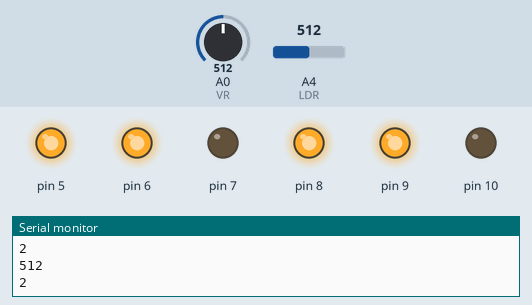
Recording of a sketch running on a simulated Arduino Uno, built with avr-gcc and run on an emulated ATmega328P. Shown: output pins drawn as LEDs (lit = HIGH), the last lines printed to the serial monitor. The test bench sets the inputs (shaded band); at power-on: A0 (VR) = 512, A4 (LDR) = 512.

Above: at 1.8 s.
1.9 s: A0 (VR) set to 489
At 2.7 s:
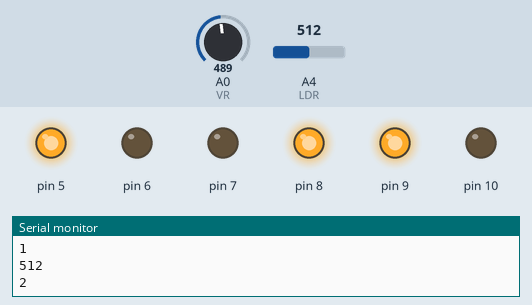
3.5 s: A4 (LDR) set to 480
At 5.2 s:
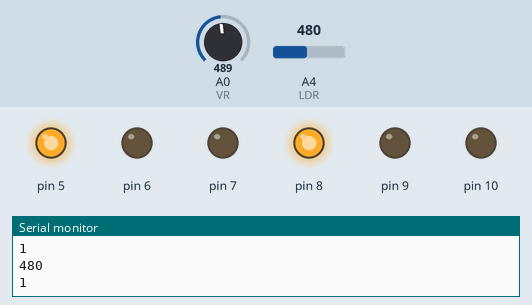
5.5 s: A0 (VR) set to 511
At 6.9 s:
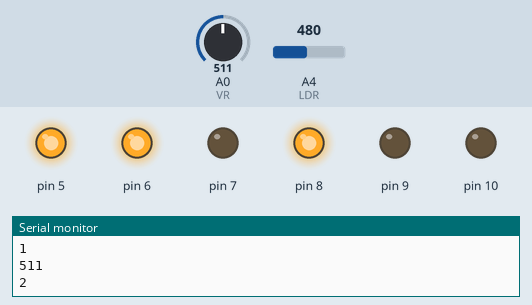
7.5 s: A4 (LDR) set to 900
At 8.5 s:
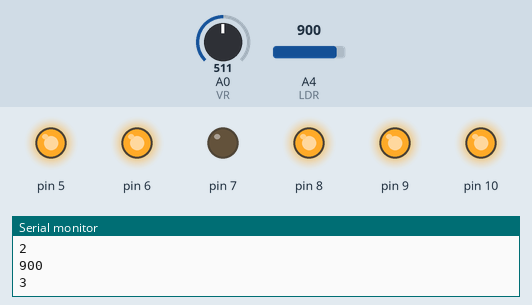
9.5 s: A0 (VR) set to 306
At 11.2 s:
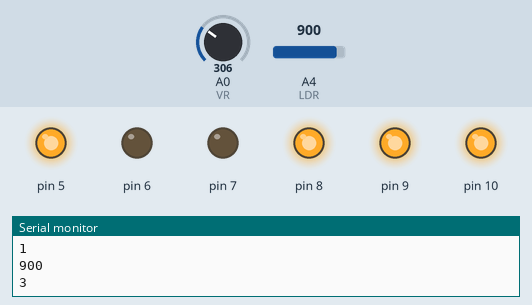
11.5 s: A0 (VR) set to 1023
At 12.7 s:
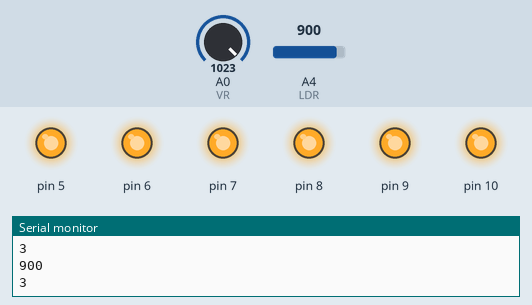
Timing chart, 0 to 14.5 s (numbered marks = the images above; inputs shaded):
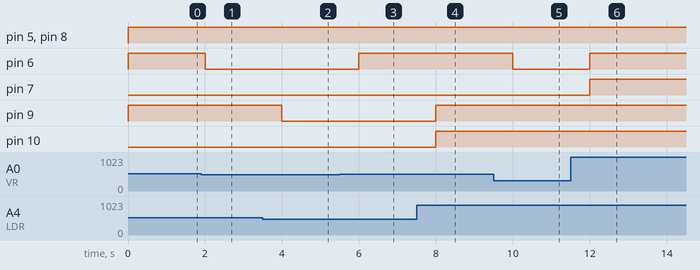

Measured:
- the behaviour switches between 500 and 499 on A0 (VR) (found by bisection; images 0 and 1)
- the behaviour switches between 495 and 494 on A4 (LDR) (found by bisection; images 1 and 2)
- after the input at 1.9 s, pin 6: HIGH → LOW after 0.10 s
- after the input at 3.5 s, pin 9: HIGH → LOW after 0.50 s
- after the input at 5.5 s, pin 6: LOW → HIGH after 0.50 s
- after the input at 7.5 s, pin 9, pin 10: LOW → HIGH after 0.50 s
- after the input at 9.5 s, pin 6: HIGH → LOW after 0.50 s
- after the input at 11.5 s, pin 6, pin 7: LOW → HIGH after 0.50 s

The sketch:

7.5.ino
```cpp
unsigned long t_A1;
unsigned long t_A0;

void setup() {
  // put your setup code here, to run once:
  pinMode(A0,INPUT); //VR
  pinMode(A4,INPUT); //LDR
  pinMode(5,OUTPUT); //r
  pinMode(6,OUTPUT); //r
  pinMode(7,OUTPUT); //r
  pinMode(8,OUTPUT); //g
  pinMode(9,OUTPUT); //g
  pinMode(10,OUTPUT); //g
  Serial.begin(9600);
}

void loop() {
  // put your main code here, to run repeatedly:
  if(millis()>=t_A0){
    t_A0 = 1000+millis();
    int A0=analogRead(A0); //VR
    int A0M=map(A0,0,1000,1,3);
    Serial.println(A0);
    Serial.println(A0M);
    switch(A0M){
      case 1:
      digitalWrite(5,1);
      digitalWrite(6,0);
      digitalWrite(7,0);
      break;
      case 2:
      digitalWrite(5,1);
      digitalWrite(6,1);
      digitalWrite(7,0);
      break;
      case 3:
      digitalWrite(5,1);
      digitalWrite(6,1);
      digitalWrite(7,1);
      break;
    }
  }
  if(millis()>=t_A1){
    t_A1 =1000+millis();
    int A1=analogRead(A4); //LDR
    int A1M=map(A1,0,989,0,4);
    Serial.println(A1);
    Serial.println(A1M);
    switch(A1M){
      case 1:
      digitalWrite(8,1);
      digitalWrite(9,0);
      digitalWrite(10,0);
      break;
      case 2:
      digitalWrite(8,1);
      digitalWrite(9,1);
      digitalWrite(10,0);
      break;
      case 3:
      digitalWrite(8,1);
      digitalWrite(9,1);
      digitalWrite(10,1);
      break;
    }
  }
}
```
